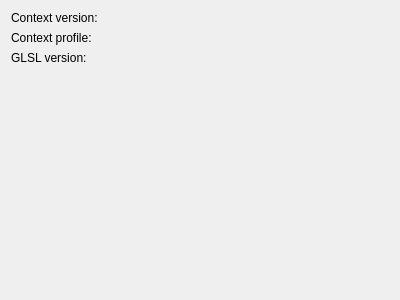
<?xml version="1.0" encoding="UTF-8"?>
<ui version="4.0">
 <class>ContextInfo</class>
 <widget class="QWidget" name="ContextInfo">
  <property name="geometry">
   <rect>
    <x>0</x>
    <y>0</y>
    <width>400</width>
    <height>300</height>
   </rect>
  </property>
  <property name="windowTitle">
   <string>OpenGL context info</string>
  </property>
  <layout class="QFormLayout" name="formLayout">
   <item row="0" column="0">
    <widget class="QLabel" name="label">
     <property name="text">
      <string>Context version:</string>
     </property>
    </widget>
   </item>
   <item row="0" column="1">
    <widget class="QLabel" name="lContextVersion">
     <property name="font">
      <font>
       <weight>75</weight>
       <bold>true</bold>
      </font>
     </property>
     <property name="text">
      <string/>
     </property>
    </widget>
   </item>
   <item row="1" column="0">
    <widget class="QLabel" name="label_2">
     <property name="text">
      <string>Context profile:</string>
     </property>
    </widget>
   </item>
   <item row="1" column="1">
    <widget class="QLabel" name="lContextProfile">
     <property name="font">
      <font>
       <weight>75</weight>
       <bold>true</bold>
      </font>
     </property>
     <property name="text">
      <string/>
     </property>
    </widget>
   </item>
   <item row="2" column="0">
    <widget class="QLabel" name="label_3">
     <property name="text">
      <string>GLSL version:</string>
     </property>
    </widget>
   </item>
   <item row="2" column="1">
    <widget class="QLabel" name="lGlslVersion">
     <property name="text">
      <string/>
     </property>
    </widget>
   </item>
  </layout>
 </widget>
 <resources/>
 <connections/>
</ui>
